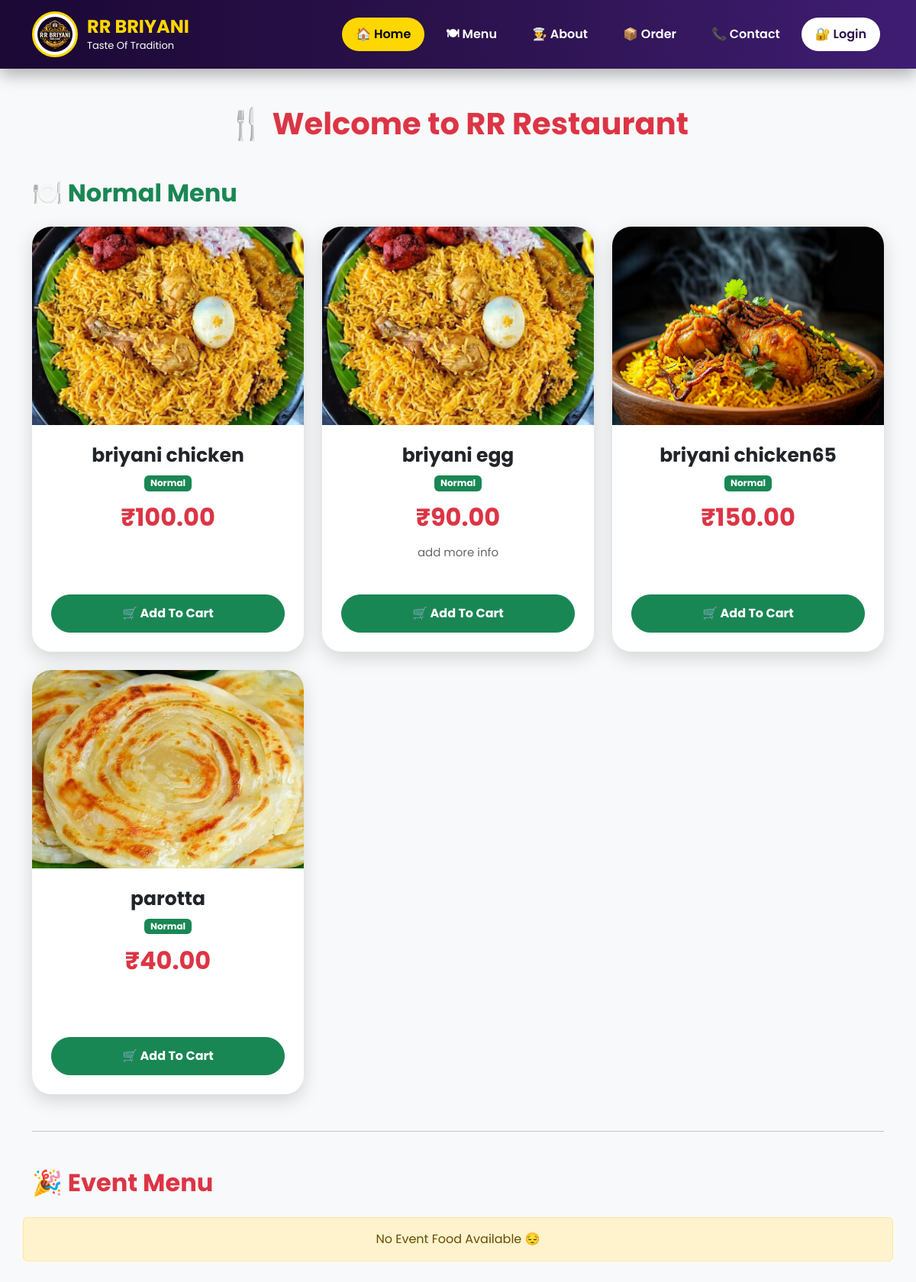
Screenshot of /inventory/menu/ with the database file from the repository.
### Inventory/models.py (models this page shows, shortened)
class Food(models.Model):
    CATEGORY = (
        ('Normal', 'Normal'),
        ('Event', 'Event'),
    )
    name = models.CharField(max_length=100)
    category = models.CharField(max_length=20, choices=CATEGORY)
    price = models.DecimalField(max_digits=10, decimal_places=2)
    image = models.ImageField(upload_to='food/')
    description = models.TextField(blank=True)
    available = models.BooleanField(default=True)

### Inventory/views.py (the view)
def menu(request):
    normal_food = Food.objects.filter(
        category='Normal',
        available=True
    )
    event_food = Food.objects.filter(
        category='Event',
        available=True
    )
    return render(
        request,
        'menu.html',
        {
            'normal_food': normal_food,
            'event_food': event_food
        }
    )

### Frontend/templates/menu.html (shortened to what this page needs)
{% extends 'base.html' %}
{% load static %}
{% block content %}
<div class="container py-5">
<h1 class="text-center fw-bold text-danger mb-5">
🍴 Welcome to RR Restaurant
</h1>
<h3 class="menu-title normal-title">
🍽️ Normal Menu
</h3>
<div class="row g-4">
{% for food in normal_food %}
<div class="col-lg-4 col-md-6 col-sm-12">
<div class="food-card">
{% if food.image %}
<img src="{{food.image.url}}"
class="food-image">
{% else %}
<img src="{% static 'images/no-food.png' %}"
class="food-image">
{% endif %}
<div class="food-content">
<h4>
{{food.name}}
</h4>
<span class="badge bg-success">
{{food.category}}
</span>
<h2 class="price">
₹{{food.price}}
</h2>
<p>
{{food.description}}
</p>
<a href="{% url 'add_to_cart' food.id %}"
class="btn btn-success w-100 rounded-pill">
🛒 Add To Cart
</a>
</div>
</div>
</div>
{% empty %}
<div class="alert alert-warning text-center">
No Food Available 😔
</div>
{% endfor %}
</div>
<hr class="my-5">
<h3 class="menu-title event-title">
🎉 Event Menu
</h3>
<div class="row g-4">
{% for food in event_food %}
<div class="col-lg-4 col-md-6 col-sm-12">
<div class="food-card">
{% if food.image %}
<img src="{{food.image.url}}"
class="food-image">
{% else %}
<img src="{% static 'images/no-food.png' %}"
class="food-image">
{% endif %}
<div class="food-content">
<h4>
{{food.name}}
</h4>
<span class="badge bg-warning text-dark">
{{food.category}}
</span>
<h2 class="price">
₹{{food.price}}
</h2>
<p>
{{food.description}}
</p>
<a href="{% url 'order_page' food.id %}"
class="btn btn-danger w-100 rounded-pill">
🎉 Book Event
</a>
</div>
</div>
</div>
{% empty %}
<div class="alert alert-warning text-center">
No Event Food Available 😔
</div>
{% endfor %}
</div>
</div>
{% endblock %}

### Frontend/templates/base.html (style rules this page uses)
* { margin:0; padding:0; box-sizing:border-box; font-family:'Poppins',sans-serif; }
body { background:#f8f9fa; overflow-x:hidden; }

### Frontend/templates/menu.html (style rules this page uses)
body { background:#f8f9fa; }
.menu-title { font-size:32px; font-weight:bold; margin-bottom:25px; }
.normal-title { color:#198754; }
.event-title { color:#dc3545; }
.food-card { background:white; border-radius:25px; overflow:hidden; height:100%; box-shadow:0 8px 25px rgba(0,0,0,.15); transition:.4s; }
.food-image { width:100%; height:260px; object-fit:cover; transition:.4s; }
.food-content { padding:25px; text-align:center; }
.food-content h4 { font-size:25px; font-weight:bold; }
.price { color:#dc3545; font-weight:bold; margin:15px 0; }
.food-content p { color:#666; min-height:50px; font-size:15px; }
.btn { font-weight:bold; padding:12px; }

### rows the page displays
Food: image (picture), name "briyani chicken", category "Normal", price "100.00"
Food: image (picture), name "briyani egg", category "Normal", price "90.00", description "add more info"
Food: image (picture), name "briyani chicken65", category "Normal", price "150.00"
Food: image (picture), name "parotta", category "Normal", price "40.00"
